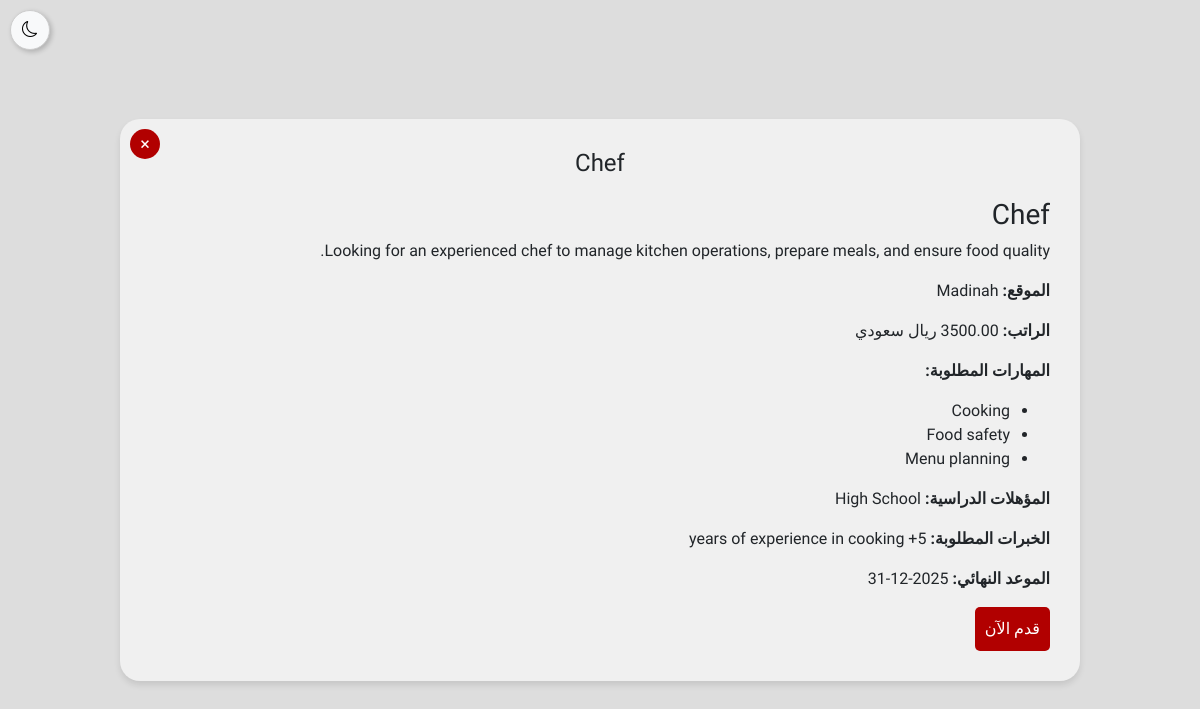
Screenshot of /php/ApplyNow.php?id=6 with the database file from the repository.
### tables this page shows
CREATE TABLE IF NOT EXISTS `jobs` (
  `job_id` int NOT NULL AUTO_INCREMENT,
  `job_title` varchar(255) NOT NULL,
  `skills_required` varchar(255) DEFAULT NULL,
  `experience_required` int DEFAULT NULL,
  `education_required` varchar(255) DEFAULT NULL,
  `job_description` text,
  `created_at` timestamp NULL DEFAULT CURRENT_TIMESTAMP,
  PRIMARY KEY (`job_id`)
);

### php/ApplyNow.php (the view, shortened to what this page needs)
<?php
require_once '../backend/conn.php';
$job_id = $_GET['id'] ?? null;
if ($job_id) {
    try {
        $stmt = $pdo->prepare("SELECT * FROM jobs WHERE job_id = :job_id");
        $stmt->bindParam(':job_id', $job_id, PDO::PARAM_INT);
        $stmt->execute();
        $job = $stmt->fetch(PDO::FETCH_ASSOC);
    } catch (PDOException $e) {
        die("Database error: " . $e->getMessage());
    }
} else {
    header("Location: jobs.php?error=NoJobID");
    exit();
}
?>
<!DOCTYPE html>
<html lang="ar" dir="rtl">
<head>
  <link href="https://cdn.jsdelivr.net/npm/bootstrap@5.3.0/dist/css/bootstrap.min.css" rel="stylesheet">
  <link href="https://cdn.jsdelivr.net/npm/bootstrap-icons/font/bootstrap-icons.css" rel="stylesheet">
  <link rel="stylesheet" href="../css/ApplyNow.css">
  <link rel="stylesheet" href="../css/dark-mode.css">
</head>
<body>
  <main class="main-content">
    <button class="close-btn" onclick="window.location.href='jobs.php'">&times;</button>
    <header>
      <h1><?php echo htmlspecialchars($job['title']); ?></h1>
      <h3><?php echo htmlspecialchars($job['title']); ?></h3>
      <p><?php echo nl2br(htmlspecialchars($job['description'])); ?></p>
      <p><strong>الموقع:</strong> <?php echo htmlspecialchars($job['location'] ?? 'غير محدد'); ?></p>
      <p><strong>الراتب:</strong>
        <?php echo ($job['salary'] !== NULL) ? htmlspecialchars($job['salary']) . ' ريال سعودي' : 'غير محدد'; ?>
      </p>
      <p><strong>المهارات المطلوبة:</strong></p>
      <ul>
          <?php
          if (!empty($job['skills'])) {
              $skills = explode(',', $job['skills']);
              foreach ($skills as $skill) {
                  echo "<li>" . htmlspecialchars(trim($skill)) . "</li>";
              }
          } else {
              echo "<li>غير محددة</li>";
          }
          ?>
      </ul>
      <?php if ($job['education'] !== NULL): ?>
        <p><strong>المؤهلات الدراسية:</strong> <?php echo nl2br(htmlspecialchars($job['education'])); ?></p>
      <?php endif; ?>
      <?php if ($job['experience'] !== NULL): ?>
        <p><strong>الخبرات المطلوبة:</strong> <?php echo nl2br(htmlspecialchars($job['experience'])); ?></p>
      <?php endif; ?>
      <?php if ($job['deadline'] !== NULL): ?>
        <p><strong>الموعد النهائي:</strong> <?php echo htmlspecialchars($job['deadline']); ?></p>
      <?php endif; ?>
    </header>
    <button class="submit-btn" onclick="window.location.href='submitApplication.php?id=<?php echo $job['job_id']; ?>'">قدم الآن</button>
  </main>
  <button id="darkModeToggle">
        <i id="darkModeIcon" class="bi bi-moon"></i>
        </button>
</body>
</html>

### css/ApplyNow.css (style rules this page uses)
body { font-family: 'Tajawal', sans-serif; margin: 0; padding: 0; background-color: #ddd; display: flex; justify-content: center; align-items: center; height: 100vh; direction: rtl; }
.main-content { background-color: #f0f0f0; border-radius: 20px; padding: 30px; width: 80%; box-shadow: 0px 4px 6px rgba(0, 0, 0, 0.1); position: relative; }
header h1 { text-align: center; margin-bottom: 20px; font-size: 24px; }
.submit-btn { grid-column: span 2; padding: 10px; background-color: #B10000; color: #fff; border: none; border-radius: 5px; font-size: 16px; cursor: pointer; text-align: center; }
.close-btn { position: absolute; top: 10px; left: 10px; background: #B10000; color: white; border: none; border-radius: 50%; width: 30px; height: 30px; font-size: 18px; cursor: pointer; }

### css/dark-mode.css (style rules this page uses)
#darkModeToggle { position: fixed; left: 10px; top: 10px; width: 40px; height: 40px; border-radius: 50%; background-color: #f8f9fa; border: 1px solid #ccc; box-shadow: 2px 2px 5px rgba(0, 0, 0, 0.2); display: flex; align-items: center; justify-content: center; cursor: pointer; transition: all 0.3s ease; }

### rows the page displays
jobs: title "Chef", description "Looking for an experienced chef to manage kitchen operations, prepare meals, and ensure food quality.", location "Madinah", skills "Cooking", skills "Food safety", skills "Menu planning", education "High School", experience "5+ years of experience in cooking", deadline "2025-12-31"
